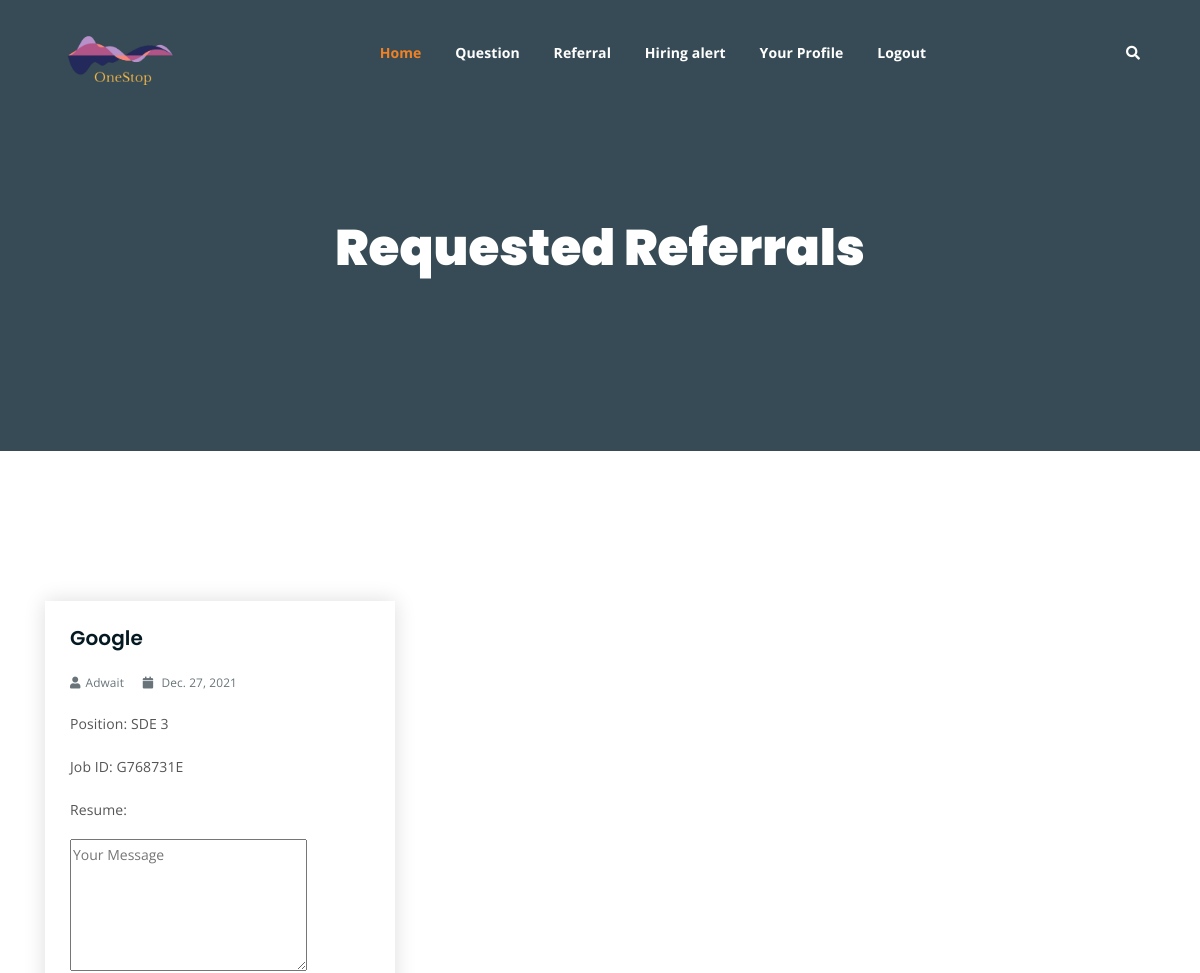
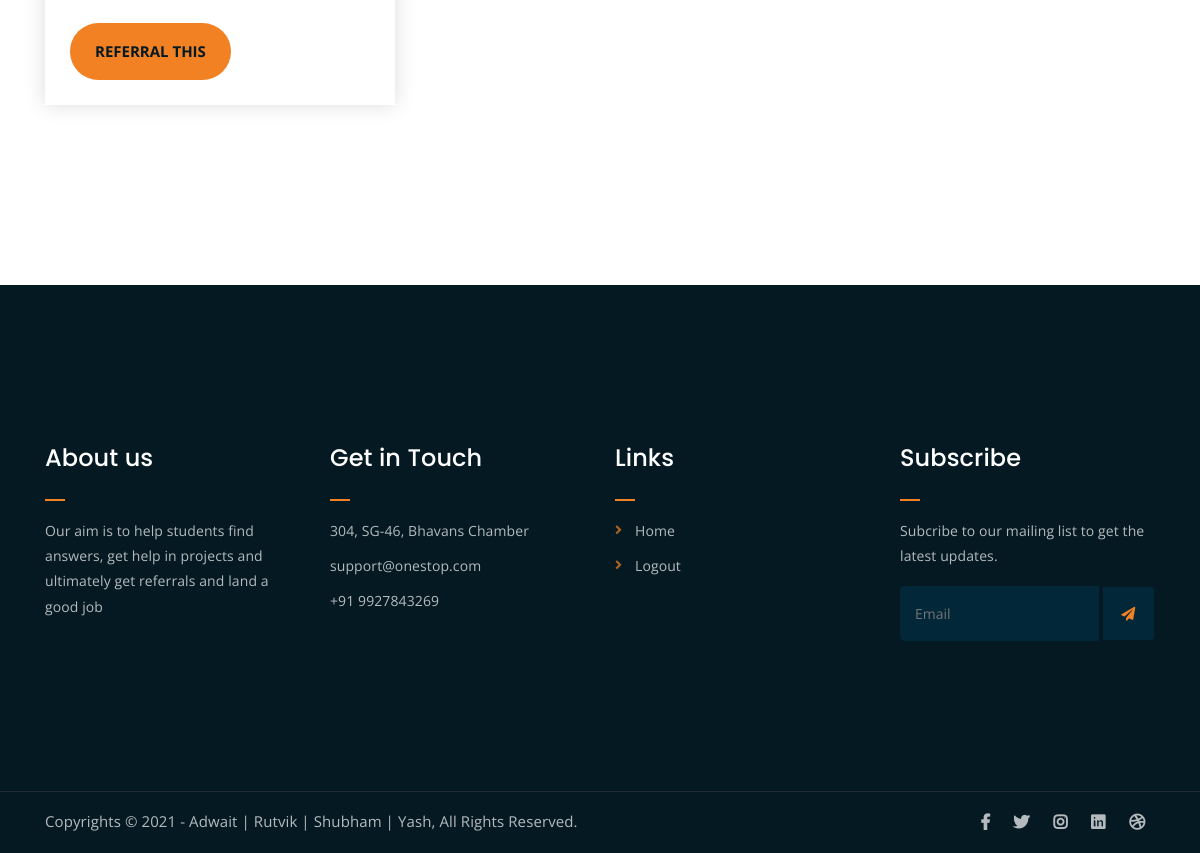
Before: /give_referral (signed in) with the older database file (2 pictures, top to bottom).
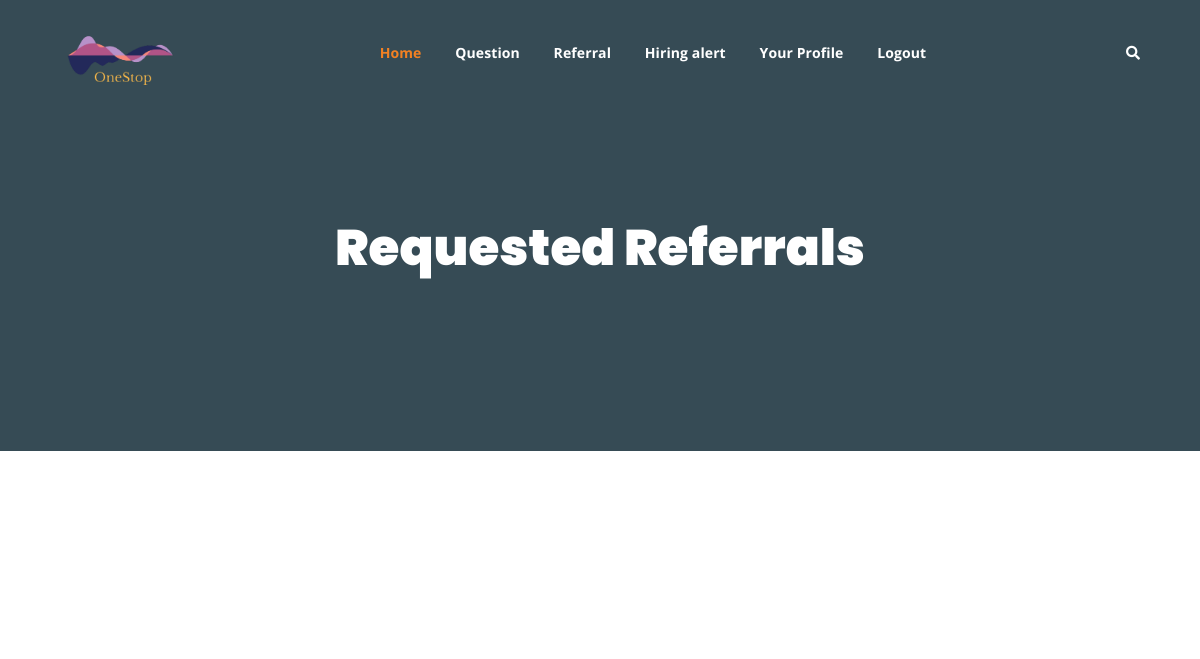
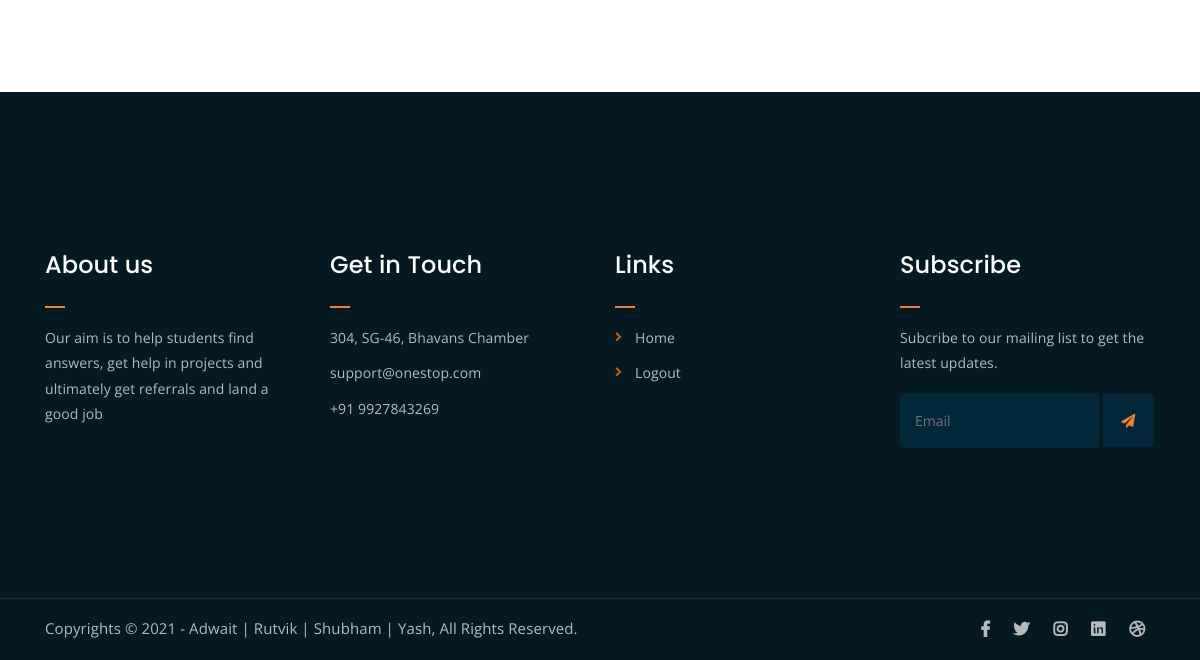
After: the same page with the newer database file (2 pictures, top to bottom).
### main/models.py (models this page shows)
class Referral(models.Model):
    company_name = models.CharField(max_length=500)
    position = models.CharField(max_length=30)
    job_id = models.CharField(max_length=100)
    link = models.URLField()
    posted_by = models.ForeignKey(User, on_delete=models.CASCADE)
    status = models.BooleanField(default=False)
    date_posted = models.DateField(default=datetime.datetime.now())

### main/views.py (the view)
# urls.py: path("give_referral", give_referral, name="give_referral"),
@login_required
def give_referral(request):
    all_referrals = Referral.objects.filter(status=False).filter(
        ~Q(posted_by=request.user)
    )
    return render(request, "main/give_referral.html", {"referrals": all_referrals})

### main/templates/main/give_referral.html (shortened to what this page needs)
{% extends "main/base.html" %} {% block content%}
<div class="breadcrumb-section breadcrumb-bg">
    <div class="container">
        <div class="row">
            <div class="col-lg-8 offset-lg-2 text-center">
                <div class="breadcrumb-text">
                    <h1>Requested Referrals</h1>
                    <br />
                </div>
            </div>
        </div>
    </div>
</div>
<div class="latest-news mt-150 mb-150">
    <div class="container">
        <div class="row">
            {% for referral in referrals %}
            <div class="col-lg-4 col-md-6">
                <div class="single-latest-news">
                    <div class="news-text-box">
                        <h3>{{ referral.company_name }}</h3>
                        <p class="blog-meta">
                            <span class="author"><i class="fas fa-user"></i>{{ referral.posted_by }}</span>
                            <span class="date"><i class="fas fa-calendar"></i>
                                {{referral.date_posted}}</span>
                        </p>
                        <p class="excerpt">Position: {{ referral.position }}</p>
                        <p class="excerpt">Job ID: {{ referral.job_id }}</p>
                        <p class="excerpt">Resume: {{ referral.link }}</p>
                        <form action="{% url 'confirm_referral' referral.id %}" method="POST">
                            <p><textarea name="r_message" id="r_message" cols="30" rows="5" placeholder="Your Message"></textarea></p>
                            <p><input class="boxed-btn black" type="submit" value="Referral this"></p>
                        </form>
                    </div>
                </div>
            </div>
            {% endfor %}
        </div>
    </div>
</div>
{% endblock content%}

Changed rows visible on the page:
no longer on this page (row edited): Referral: company_name "Google", posted_by "Adwait", date_posted "Dec. 27, 2021", position "SDE 3", job_id "G768731E"
